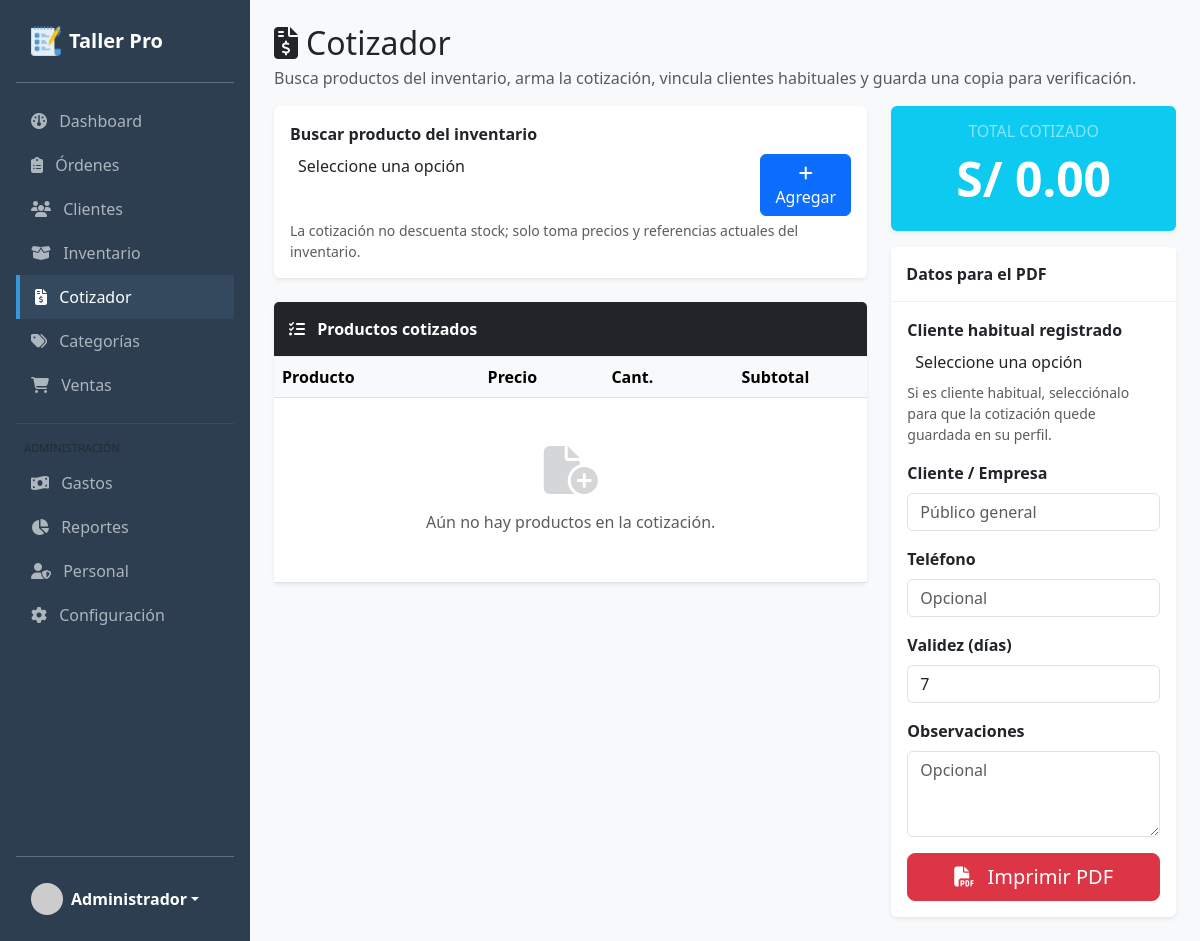
The app's page /cotizador (signed in) with its own data.
### tables this page shows
CREATE TABLE IF NOT EXISTS `configuracion` (
  `id` int NOT NULL AUTO_INCREMENT,
  `nombre_sistema` varchar(100) DEFAULT 'Sistema Taller',
  `moneda` varchar(10) DEFAULT 'PEN',
  `simbolo_moneda` varchar(5) DEFAULT 'S/',
  `impuesto` decimal(5,2) DEFAULT '18.00',
  `telefono` varchar(20) DEFAULT NULL,
  `email` varchar(100) DEFAULT NULL,
  `direccion` text,
  `updated_at` timestamp NULL DEFAULT CURRENT_TIMESTAMP ON UPDATE CURRENT_TIMESTAMP,
  `logo` varchar(100) DEFAULT NULL,
  `terminos_orden` text,
  `mensaje_ticket` varchar(255) DEFAULT '¡Gracias por su preferencia!',
  PRIMARY KEY (`id`)
);

### app/Controllers/CotizadorController.php (called while the page is built, shortened)
<?php
class CotizadorController extends BaseController {
    public function index() {
        $prodModel = new Producto();
        $clienteModel = new Cliente();
        $productos = $prodModel->getAll();
        $clientes = $clienteModel->getAll();
        $this->view('cotizador/index', [
            'productos' => $productos,
            'clientes' => $clientes,
            'titulo' => 'Cotizador'
        ]);
    }
}

### public/index.php (called while the page is built, shortened)
<?php
$router = new Router();
$router->get('/login', [AuthController::class, 'login']);
$router->post('/login/auth', [AuthController::class, 'authenticate']);
$router->get('/logout', [AuthController::class, 'logout']);
$router->get('/rastreo', [RastreoController::class, 'index']);
$router->get('/', [DashboardController::class, 'index']);
$router->get('/clientes', [ClienteController::class, 'index']);
$router->get('/clientes/perfil', [ClienteController::class, 'perfil']);
$router->post('/clientes/guardar', [ClienteController::class, 'store']);
$router->post('/clientes/actualizar', [ClienteController::class, 'update']);
$router->post('/clientes/cambiar-estado', [ClienteController::class, 'cambiarEstado']);
$router->get('/categorias', [CategoriaController::class, 'index']);
$router->post('/categorias/guardar', [CategoriaController::class, 'store']);
$router->post('/categorias/actualizar', [CategoriaController::class, 'update']);
$router->post('/categorias/cambiar-estado', [CategoriaController::class, 'cambiarEstado']);
$router->post('/categorias/eliminar', [CategoriaController::class, 'eliminar']);
$router->get('/productos', [ProductoController::class, 'index']);
$router->get('/productos/historial', [ProductoController::class, 'historial']);
$router->post('/productos/guardar', [ProductoController::class, 'store']);
$router->post('/productos/actualizar', [ProductoController::class, 'update']);
$router->post('/productos/cambiar-estado', [ProductoController::class, 'cambiarEstado']);
$router->post('/productos/ajustar', [ProductoController::class, 'ajustar']);
$router->get('/ordenes', [OrdenController::class, 'index']);
$router->get('/ordenes/detalle', [OrdenController::class, 'detalle']);
$router->get('/ordenes/imprimir', [OrdenController::class, 'imprimir']);
$router->get('/ordenes/etiqueta', [OrdenController::class, 'etiqueta']);
$router->get('/ordenes/garantia', [OrdenController::class, 'garantia']);
$router->post('/ordenes/guardar', [OrdenController::class, 'store']);
$router->post('/ordenes/cambiar-estado', [OrdenController::class, 'cambiarEstado']);
$router->post('/ordenes/agregar-repuesto', [OrdenController::class, 'agregarRepuesto']);
$router->post('/ordenes/eliminar-repuesto', [OrdenController::class, 'eliminarRepuesto']);
$router->post('/ordenes/mano-obra', [OrdenController::class, 'actualizarManoObra']);
$router->post('/ordenes/diagnostico', [OrdenController::class, 'guardarDiagnostico']);
$router->get('/cotizador', [CotizadorController::class, 'index']);
$router->post('/cotizador/imprimir', [CotizadorController::class, 'imprimir']);
$router->get('/ventas', [VentaController::class, 'index']);
$router->get('/ventas/crear', [VentaController::class, 'crear']);
$router->get('/ventas/imprimir', [VentaController::class, 'imprimir']);
$router->post('/ventas/guardar', [VentaController::class, 'store']);
$router->get('/gastos', [GastoController::class, 'index']);
$router->post('/gastos/guardar', [GastoController::class, 'store']);
$router->post('/gastos/eliminar', [GastoController::class, 'eliminar']);
$router->get('/reportes', [ReporteController::class, 'index']);
$router->get('/usuarios', [UsuarioController::class, 'index']);
$router->post('/usuarios/guardar', [UsuarioController::class, 'store']);
$router->post('/usuarios/actualizar', [UsuarioController::class, 'update']);
$router->post('/usuarios/cambiar-estado', [UsuarioController::class, 'cambiarEstado']);
$router->get('/configuracion', [ConfiguracionController::class, 'index']);
$router->post('/configuracion/guardar', [ConfiguracionController::class, 'update']);
$router->get('/configuracion/backup', [ConfiguracionController::class, 'backup']);
$router->run();

### app/Models/BaseModel.php (called while the page is built, shortened)
<?php
class BaseModel {
    public function __construct() {
        $database = new Database();
        $this->db = $database->getConnection();
    }
}

### config/Database.php (called while the page is built, shortened)
<?php
class Database {
    private $host = 'localhost';
    private $db_name = 'taller_db';
    private $username = 'root';
    private $password = '';
    public function getConnection() {
        $this->conn = null;
        try {
            $this->conn = new PDO("mysql:host=" . $this->host . ";dbname=" . $this->db_name, $this->username, $this->password);
            $this->conn->exec("set names utf8mb4");
            $this->conn->setAttribute(PDO::ATTR_ERRMODE, PDO::ERRMODE_EXCEPTION);
        } catch(PDOException $exception) {
            echo "Error de conexión: " . $exception->getMessage();
        }
        return $this->conn;
    }
}

### app/Models/Configuracion.php (called while the page is built, shortened)
<?php
class Configuracion extends BaseModel {
    public function obtenerConfiguracion() {
        try {
            $stmt = $this->db->prepare("SELECT * FROM configuracion LIMIT 1");
            $stmt->execute();
            return $stmt->fetch(PDO::FETCH_OBJ);
        } catch (\Exception $e) {
            return null;
        }
    }
}

### app/Views/cotizador/index.php (the view, shortened to what this page needs)
<?php require_once __DIR__ . '/../partials/header.php'; ?>
<div class="d-flex justify-content-between align-items-center mb-3">
    <div>
        <h1 class="h2 mb-1"><i class="fa-solid fa-file-invoice-dollar me-2"></i>Cotizador</h1>
        <p class="text-muted mb-0">Busca productos del inventario, arma la cotización, vincula clientes habituales y guarda una copia para verificación.</p>
    </div>
</div>
<div class="row">
    <div class="col-lg-8">
        <div class="card shadow-sm mb-4">
            <div class="card-body">
                <label class="form-label fw-bold">Buscar producto del inventario</label>
                <div class="d-flex gap-2">
                    <button type="button" class="btn btn-primary" onclick="agregarProducto()">
                        <i class="fa-solid fa-plus"></i> Agregar
                    </button>
                </div>
                <div class="form-text">La cotización no descuenta stock; solo toma precios y referencias actuales del inventario.</div>
            </div>
        </div>
        <div class="card shadow-sm">
            <div class="card-header bg-dark text-white">
                <i class="fa-solid fa-list-check me-2"></i> Productos cotizados
            </div>
            <div class="table-responsive">
                <table class="table table-hover align-middle mb-0">
                    <thead class="table-light">
                        <tr>
                            <th>Producto</th>
                            <th class="text-center" width="130">Precio</th>
                            <th class="text-center" width="110">Cant.</th>
                            <th class="text-end" width="130">Subtotal</th>
                            <th width="50"></th>
                        </tr>
                    </thead>
                    <tbody id="tablaProductos">
                        <tr id="filaVacia">
                            <td colspan="5" class="text-center py-5 text-muted">
                                <i class="fa-solid fa-file-circle-plus fa-3x mb-3 opacity-25"></i>
                                <p class="mb-0">Aún no hay productos en la cotización.</p>
                            </td>
                        </tr>
                    </tbody>
                </table>
            </div>
        </div>
    </div>
    <div class="col-lg-4">
        <div class="card shadow-sm border-0 bg-info text-white mb-3">
            <div class="card-body text-center">
                <h6 class="text-white-50 text-uppercase">Total cotizado</h6>
                <h1 class="display-5 fw-bold" id="displayTotal"><?php echo $sistema->simbolo_moneda; ?> 0.00</h1>
            </div>
        </div>
        <div class="card shadow-sm">
            <div class="card-header">Datos para el PDF</div>
            <div class="card-body">
                <form action="/cotizador/imprimir" method="POST" id="formCotizacion" target="_blank">
                    <div class="mb-3">
                        <label class="form-label fw-bold">Cliente habitual registrado</label>
                        <div class="form-text">Si es cliente habitual, selecciónalo para que la cotización quede guardada en su perfil.</div>
                    </div>
                    <div class="mb-3">
                        <label class="form-label fw-bold">Cliente / Empresa</label>
                        <input type="text" name="cliente" id="inputCliente" class="form-control" placeholder="Público general">
                    </div>
                    <div class="mb-3">
                        <label class="form-label fw-bold">Teléfono</label>
                        <input type="text" name="telefono" id="inputTelefono" class="form-control" placeholder="Opcional">
                    </div>
                    <div class="mb-3">
                        <label class="form-label fw-bold">Validez (días)</label>
                        <input type="number" name="validez" class="form-control" value="7" min="1">
                    </div>
                    <div class="mb-3">
                        <label class="form-label fw-bold">Observaciones</label>
                        <textarea name="observaciones" class="form-control" rows="3" placeholder="Opcional"></textarea>
                    </div>
                    <div class="d-grid">
                        <button type="button" class="btn btn-danger btn-lg" onclick="imprimirCotizacion()">
                            <i class="fa-solid fa-file-pdf me-2"></i> Imprimir PDF
                        </button>
                    </div>
                </form>
            </div>
        </div>
    </div>
</div>
<?php require_once __DIR__ . '/../partials/footer.php'; ?>

### app/Views/partials/header.php (shortened to what this page needs)
<!DOCTYPE html>
<html lang="es">
<head>
    <link href="https://cdn.jsdelivr.net/npm/bootstrap@5.3.0/dist/css/bootstrap.min.css" rel="stylesheet">
    <link rel="stylesheet" href="https://cdnjs.cloudflare.com/ajax/libs/font-awesome/6.4.0/css/all.min.css">
    <link rel="stylesheet" href="https://cdn.datatables.net/1.13.4/css/dataTables.bootstrap5.min.css">
    <link rel="stylesheet" href="https://cdn.datatables.net/buttons/2.3.6/css/buttons.bootstrap5.min.css">
    <link href="https://cdn.jsdelivr.net/npm/select2@4.1.0-rc.0/dist/css/select2.min.css" rel="stylesheet" />
    <link rel="stylesheet" href="https://cdn.jsdelivr.net/npm/select2-bootstrap-5-theme@1.3.0/dist/select2-bootstrap-5-theme.min.css" />
</head>
<body>
<div class="d-flex">
    <div class="sidebar d-flex flex-column flex-shrink-0 p-3" style="width: 250px;">
        <a href="/" class="d-flex align-items-center mb-3 mb-md-0 me-md-auto text-white text-decoration-none">
            <?php if(!empty($sistema->logo)): ?>
                <img src="/uploads/logo/<?php echo $sistema->logo; ?>" height="30" class="me-2">
            <?php else: ?>
                <i class="fa-solid fa-screwdriver-wrench me-2"></i>
            <?php endif; ?>
            <span class="fs-5 fw-bold text-truncate"><?php echo substr($sistema->nombre_sistema, 0, 18); ?></span>
        </a>
        <hr>
        <ul class="nav nav-pills flex-column mb-auto">
            <li class="nav-item"><a href="/" class="<?php echo ($_SERVER['REQUEST_URI'] == '/' || $_SERVER['REQUEST_URI'] == '') ? 'active' : ''; ?>"><i class="fa-solid fa-gauge me-2"></i> Dashboard</a></li>
            <li><a href="/ordenes" class="<?php echo (strpos($_SERVER['REQUEST_URI'], '/ordenes') !== false) ? 'active' : ''; ?>"><i class="fa-solid fa-clipboard-list me-2"></i> Órdenes</a></li>
            <li><a href="/clientes" class="<?php echo (strpos($_SERVER['REQUEST_URI'], '/clientes') !== false) ? 'active' : ''; ?>"><i class="fa-solid fa-users me-2"></i> Clientes</a></li>
            <li><a href="/productos" class="<?php echo (strpos($_SERVER['REQUEST_URI'], '/productos') !== false) ? 'active' : ''; ?>"><i class="fa-solid fa-box-open me-2"></i> Inventario</a></li>
            <li><a href="/cotizador" class="<?php echo (strpos($_SERVER['REQUEST_URI'], '/cotizador') !== false) ? 'active' : ''; ?>"><i class="fa-solid fa-file-invoice-dollar me-2"></i> Cotizador</a></li>
            <li><a href="/categorias" class="<?php echo (strpos($_SERVER['REQUEST_URI'], '/categorias') !== false) ? 'active' : ''; ?>"><i class="fa-solid fa-tags me-2"></i> Categorías</a></li>
            <li><a href="/ventas" class="<?php echo (strpos($_SERVER['REQUEST_URI'], '/ventas') !== false) ? 'active' : ''; ?>"><i class="fa-solid fa-cart-shopping me-2"></i> Ventas</a></li>
            <?php if(isset($_SESSION['user_role']) && $_SESSION['user_role'] === 'admin'): ?>
                <hr class="text-secondary">
                <div class="small text-muted text-uppercase mb-1 ms-2" style="font-size:0.7em;">Administración</div>
                <li><a href="/gastos" class="<?php echo (strpos($_SERVER['REQUEST_URI'], '/gastos') !== false) ? 'active' : ''; ?>"><i class="fa-solid fa-money-bill-wave me-2"></i> Gastos</a></li>
                <li><a href="/reportes" class="<?php echo (strpos($_SERVER['REQUEST_URI'], '/reportes') !== false) ? 'active' : ''; ?>"><i class="fa-solid fa-chart-pie me-2"></i> Reportes</a></li>
                <li><a href="/usuarios" class="<?php echo (strpos($_SERVER['REQUEST_URI'], '/usuarios') !== false) ? 'active' : ''; ?>"><i class="fa-solid fa-user-shield me-2"></i> Personal</a></li>
                <li><a href="/configuracion" class="<?php echo (strpos($_SERVER['REQUEST_URI'], '/configuracion') !== false) ? 'active' : ''; ?>"><i class="fa-solid fa-gear me-2"></i> Configuración</a></li>
            <?php endif; ?>
        </ul>
        <hr>
        <div class="dropdown">
            <a href="#" class="d-flex align-items-center text-white text-decoration-none dropdown-toggle" data-bs-toggle="dropdown">
                <img src="https://ui-avatars.com/api/?name=<?php echo urlencode($_SESSION['user_name'] ?? 'Admin'); ?>&background=random" width="32" height="32" class="rounded-circle me-2">
                <strong><?php echo $_SESSION['user_name'] ?? 'Usuario'; ?></strong>
            </a>
        </div>
    </div>
    <div class="container-fluid p-4" style="width: 100%;">

### app/Views/partials/header.php (style rules this page uses)
body { background-color: #f8f9fa; }
.sidebar { min-height: 100vh; background: #2c3e50; color: white; }
.sidebar a { color: #adb5bd; text-decoration: none; padding: 10px 15px; display: block; }
.sidebar a:hover, .sidebar a.active { background: #34495e; color: white; border-left: 4px solid #3498db; }
.card { border: none; box-shadow: 0 0 15px rgba(0,0,0,0.05); }
.card-header { background: white; border-bottom: 1px solid #eee; padding: 15px; font-weight: bold; }

### records on screen
configuracion: logo (picture), nombre_sistema "Taller Pro", simbolo_moneda "S/"

### other values on screen
$_SESSION['user_name'] "Administrador"
